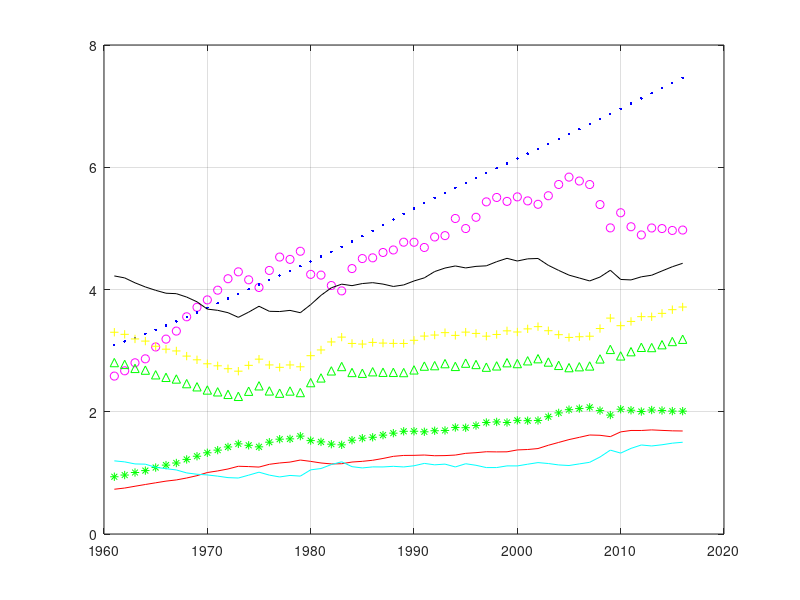

This chart was generated by the following MATLAB code:
clear all; close all; clc
% USA_Earths = [
% 1526609471
% 1580299715
% 1647954011
% 1683151184
% 1786760211
% 1862825061
% 1928800698
% 2048188193
% 2115677337
% 2172630366
% 2255735070
% 2325440376
% 2388785521
% 2281750584
% 2193113206
% 2343563167
% 2442465369
% 2438437270
% 2482786832
% 2261855678
% 2258321384
% 2172147188
% 2095711802
% 2308874539
% 2385078684
% 2380494241
% 2409260304
% 2394650941
% 2476331261
% 2493044230
% 2413738887
% 2528203019
% 2514933554
% 2668087309
% 2562780986
% 2695236419
% 2833630309
% 2888147105
% 2860898819
% 2891533199
% 2865396843
% 2822139329
% 2878384739
% 3027886726
% 3057214808
% 3021279812
% 2992646970
% 2856700252
% 2634413444
% 2758849061
% 2645830713
% 2554597489
% 2645023907
% 2645082993
% 2614347315
% 2611053058
% ];
USA_Earths = [
2.583361337
2.669822295
2.800862575
2.86569434
3.059937915
3.188351222
3.319762695
3.553625846
3.709300615
3.829891798
3.988875887
4.176174521
4.288919094
4.158616659
4.033200194
4.311940551
4.530938772
4.492610995
4.625356272
4.247468137
4.235545192
4.065089054
3.977438755
4.342423695
4.506133932
4.518144426
4.605784758
4.646789685
4.773940182
4.772617345
4.687616991
4.85938476
4.881385174
5.161680875
4.997215593
5.181442294
5.433659736
5.505725987
5.44145314
5.515267176
5.449814792
5.393947468
5.533767364
5.718044214
5.83855437
5.774772824
5.717309259
5.389760833
5.007951598
5.255591207
5.026571598
4.892393651
5.006492549
4.997116357
4.96621919
4.972742153
];
t = [1961:2016];
plot(t,USA_Earths,'mo');
hold on;
% Optimal_Earths = USA_Earths.*2.445./5;
World_Earths = [
0.7323042549
0.7519263999
0.7814104254
0.8099916732
0.8377517412
0.8651423334
0.8847588556
0.9162532597
0.9544040073
1.005753034
1.031803488
1.063774198
1.108174108
1.103028958
1.094861866
1.140346274
1.162078705
1.17665108
1.209977989
1.188086669
1.161972552
1.146369625
1.149690264
1.177480134
1.188812464
1.206426308
1.235772103
1.270538095
1.285338283
1.286848177
1.291998919
1.280691653
1.282794322
1.291435122
1.31959709
1.330368409
1.345912901
1.343355841
1.344575373
1.375524854
1.382339309
1.398012015
1.451741573
1.498215483
1.54464076
1.581533548
1.619767123
1.614960783
1.592821003
1.670560899
1.693968931
1.693549717
1.703233415
1.695163158
1.687821786
1.685310414
];
plot(t,World_Earths,'r-');
hold on;
grid on;
A = [0.7,0.15];
Optimal_Earths = A(1).*World_Earths + A(2).*USA_Earths + 0.15*World_Earths/3;
plot(t,Optimal_Earths,'g*');
hold on;
World_Pop = [3.09184400000000;3.15042100000000;3.21100100000000;3.27397800000000;3.33958400000000;3.40792300000000;3.47877000000000;3.55159900000000;3.62568100000000;3.70043700000000;3.77576000000000;3.85165100000000;3.92778100000000;4.00379400000000;4.07948000000000;4.15466700000000;4.22950600000000;4.30453400000000;4.38050600000000;4.45800300000000;4.53699700000000;4.61738700000000;4.69956900000000;4.78401200000000;4.87092200000000;4.96056800000000;5.05252200000000;5.14542600000000;5.23744100000000;5.32723100000000;5.41428900000000;5.49892000000000;5.58159800000000;5.66315000000000;5.74421300000000;5.82489200000000;5.90504600000000;5.98479400000000;6.06423900000000;6.14349400000000;6.22262700000000;6.30177300000000;6.38118500000000;6.46115900000000;6.54190700000000;6.62351800000000;6.70594700000000;6.78908900000000;6.87276700000000;6.95682400000000;7.04119400000000;7.12582800000000;7.21058200000000;7.29529100000000;7.37979700000000;7.46402200000000];
ratio = World_Pop./Optimal_Earths;
plot(t,World_Pop,'b.');
hold on;
plot(t,ratio,'y+'); % UPPER BOUND FOR CARRYING CAPACITY, closer to world EF/Biocap
hold on;
ratio = World_Pop./USA_Earths; % LOWER BOUND FOR CARRYING CAPACITY, US STANDARDS
plot(t,ratio,'c');
hold on;
ratio = World_Pop./World_Earths;
plot(t,ratio,'k');
hold on;
A = [0.8,0.20];
Optimal_Earths = A(1).*World_Earths + A(2).*USA_Earths;
ratio = World_Pop./Optimal_Earths % ALTERNATIVE UPPER BOUND FOR CARRYING CAPACITY
plot(t,ratio,'g^');










































































































































































































































































































































































































































































































































































































































































































































































































































































































































































